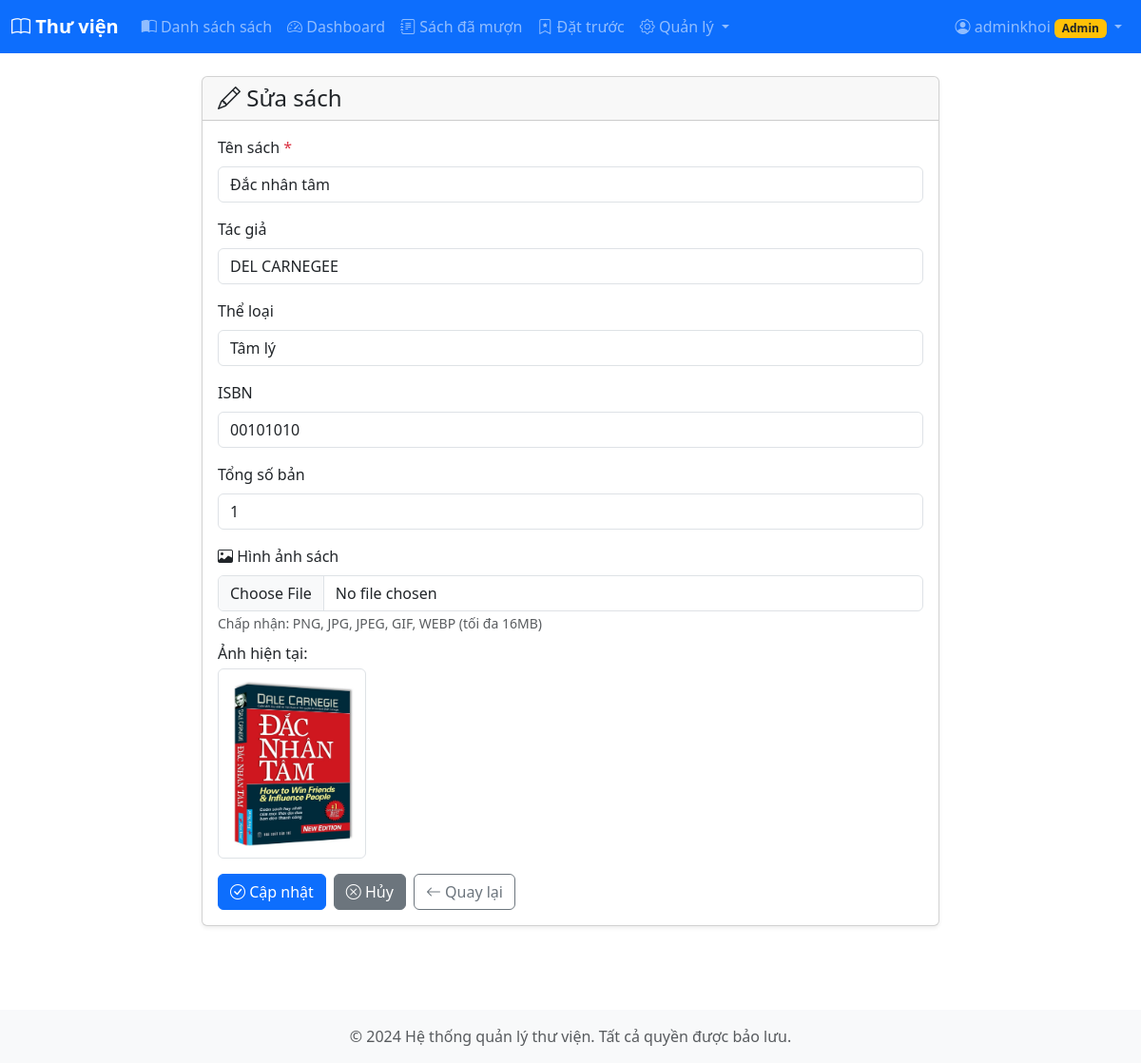
/books/1/edit (signed in), run on the app's committed database.
### src/models.py (models this page shows, shortened)
class User(UserMixin, db.Model):
    __tablename__ = 'users'
    id = db.Column(db.Integer, primary_key=True)
    email = db.Column(db.String(255), unique=True, nullable=False)
    name = db.Column(db.String(120))
    password_hash = db.Column(db.String(255), nullable=False)
    is_admin = db.Column(db.Boolean, default=False)
    created_at = db.Column(db.DateTime, default=datetime.utcnow)
    borrow_records = db.relationship('BorrowRecord', backref='user', lazy=True)
    reservations = db.relationship('Reservation', backref='user', lazy=True)

class Book(db.Model):
    __tablename__ = 'books'
    id = db.Column(db.Integer, primary_key=True)
    title = db.Column(db.String(255), nullable=False)
    author = db.Column(db.String(255))
    category = db.Column(db.String(120))
    isbn = db.Column(db.String(50), unique=True, index=True)
    total_copies = db.Column(db.Integer, default=1)
    available_copies = db.Column(db.Integer, default=1)
    image_path = db.Column(db.String(500), nullable=True)  # Đường dẫn hình ảnh
    created_at = db.Column(db.DateTime, default=datetime.utcnow)
    borrow_records = db.relationship('BorrowRecord', backref='book', lazy=True)
    reservations = db.relationship('Reservation', backref='book', lazy=True)

### src/routes/books.py (the view, shortened to what this page needs)
@books_bp.route('/<int:book_id>/edit', methods=['GET', 'POST'])
@admin_required
def edit(book_id):
    book = Book.query.get_or_404(book_id)
    return render_template('books/form.html', book=book)

### src/models.py (called while the page is built)
    @login_manager.user_loader
    def load_user(user_id):
        try:
            return db.session.get(User, int(user_id))
        except Exception:
            return None

### src/routes/books.py (called while the page is built)
def admin_required(f):
    @wraps(f)
    @login_required
    def decorated_function(*args, **kwargs):
        if not current_user.is_admin:
            flash('Bạn không có quyền truy cập.', 'danger')
            return redirect(url_for('index'))
        return f(*args, **kwargs)
    return decorated_function

### src/templates/books/form.html (shortened to what this page needs)
{% extends 'base.html' %}
{% block content %}
<div class="row justify-content-center">
  <div class="col-md-8">
    <div class="card">
      <div class="card-header">
        <h4 class="mb-0">
          <i class="bi bi-{{ 'pencil' if book else 'plus-circle' }}"></i>
          {{ 'Sửa sách' if book else 'Thêm sách mới' }}
        </h4>
      </div>
      <div class="card-body">
        <form method="POST" enctype="multipart/form-data">
          <div class="mb-3">
            <label for="title" class="form-label">Tên sách <span class="text-danger">*</span></label>
            <input type="text" class="form-control" id="title" name="title"
                   value="{{ book.title if book else '' }}" required>
          </div>
          <div class="mb-3">
            <label for="author" class="form-label">Tác giả</label>
            <input type="text" class="form-control" id="author" name="author"
                   value="{{ book.author if book else '' }}">
          </div>
          <div class="mb-3">
            <label for="category" class="form-label">Thể loại</label>
            <input type="text" class="form-control" id="category" name="category"
                   value="{{ book.category if book else '' }}">
          </div>
          <div class="mb-3">
            <label for="isbn" class="form-label">ISBN</label>
            <input type="text" class="form-control" id="isbn" name="isbn"
                   value="{{ book.isbn if book else '' }}">
          </div>
          <div class="mb-3">
            <label for="total_copies" class="form-label">Tổng số bản</label>
            <input type="number" class="form-control" id="total_copies" name="total_copies"
                   value="{{ book.total_copies if book else 1 }}" min="1" required>
          </div>
          <div class="mb-3">
            <label for="image" class="form-label">
              <i class="bi bi-image"></i> Hình ảnh sách
            </label>
            <input type="file" class="form-control" id="image" name="image"
                   accept="image/png,image/jpeg,image/jpg,image/gif,image/webp">
            <small class="form-text text-muted">
              Chấp nhận: PNG, JPG, JPEG, GIF, WEBP (tối đa 16MB)
            </small>
            {% if book and book.image_path %}
              <div class="mt-2">
                <p class="mb-1">Ảnh hiện tại:</p>
                <img src="{{ url_for('static', filename=book.image_path) }}"
                     alt="{{ book.title }}"
                     class="img-thumbnail"
                     style="max-width: 200px; max-height: 200px;">
              </div>
            {% endif %}
          </div>
          <div class="d-flex gap-2">
            <button type="submit" class="btn btn-primary">
              <i class="bi bi-check-circle"></i> {{ 'Cập nhật' if book else 'Thêm sách' }}
            </button>
            <a href="{{ url_for('books.list_books') }}" class="btn btn-secondary">
              <i class="bi bi-x-circle"></i> Hủy
            </a>
            {% if book %}
              <a href="{{ url_for('books.detail', book_id=book.id) }}" class="btn btn-outline-secondary">
                <i class="bi bi-arrow-left"></i> Quay lại
              </a>
            {% endif %}
          </div>
        </form>
      </div>
    </div>
  </div>
</div>
{% endblock %}

### src/templates/base.html (shortened to what this page needs)
<!doctype html>
<html lang="vi">
  <head>
    <link href="https://cdn.jsdelivr.net/npm/bootstrap@5.3.0/dist/css/bootstrap.min.css" rel="stylesheet">
    <link rel="stylesheet" href="https://cdn.jsdelivr.net/npm/bootstrap-icons@1.11.0/font/bootstrap-icons.css">
  </head>
  <body>
    <nav class="navbar navbar-expand-lg navbar-dark bg-primary">
      <div class="container-fluid">
        <a class="navbar-brand" href="{{ url_for('index') }}">
          <i class="bi bi-book"></i> Thư viện
        </a>
        <div class="collapse navbar-collapse" id="navbarNav">
          <ul class="navbar-nav me-auto">
            <li class="nav-item">
              <a class="nav-link" href="{{ url_for('books.list_books') }}">
                <i class="bi bi-book-half"></i> Danh sách sách
              </a>
            </li>
            {% if current_user.is_authenticated %}
              <li class="nav-item">
                <a class="nav-link" href="{{ url_for('dashboard.index') }}">
                  <i class="bi bi-speedometer2"></i> Dashboard
                </a>
              </li>
              <li class="nav-item">
                <a class="nav-link" href="{{ url_for('loans.my_loans') }}">
                  <i class="bi bi-journal-text"></i> Sách đã mượn
                </a>
              </li>
              <li class="nav-item">
                <a class="nav-link" href="{{ url_for('reservations.my_reservations') }}">
                  <i class="bi bi-bookmark-star"></i> Đặt trước
                </a>
              </li>
              {% if current_user.is_admin %}
                <li class="nav-item dropdown">
                  <a class="nav-link dropdown-toggle" href="#" id="adminDropdown" role="button" data-bs-toggle="dropdown">
                    <i class="bi bi-gear"></i> Quản lý
                  </a>
                </li>
              {% endif %}
            {% endif %}
          </ul>
          <ul class="navbar-nav">
            {% if current_user.is_authenticated %}
              <li class="nav-item dropdown">
                <a class="nav-link dropdown-toggle" href="#" id="userDropdown" role="button" data-bs-toggle="dropdown">
                  <i class="bi bi-person-circle"></i> {{ current_user.name or current_user.email }}
                  {% if current_user.is_admin %}
                    <span class="badge bg-warning text-dark">Admin</span>
                  {% endif %}
                </a>
              </li>
            {% endif %}
          </ul>
        </div>
      </div>
    </nav>
    <div class="container-fluid py-4">
      {% block content %}{% endblock %}
    </div>
    <footer class="bg-light text-center py-3 mt-5">
      <div class="container">
        <p class="text-muted mb-0">&copy; 2024 Hệ thống quản lý thư viện. Tất cả quyền được bảo lưu.</p>
      </div>
    </footer>
  </body>
</html>

### src/templates/base.html (style rules this page uses)
.navbar-brand { font-weight: bold; }
.card { box-shadow: 0 0.125rem 0.25rem rgba(0, 0, 0, 0.075); margin-bottom: 1rem; }

### data on the page
User: name "adminkhoi"
Book: title "Đắc nhân tâm", author "DEL CARNEGEE", category "Tâm lý", isbn "00101010", total_copies "1", image_path (picture)

### other printed values
{{ 'Sửa sách' if book else 'Thêm sách mới' }} "Sửa sách"
{{ 'Cập nhật' if book else 'Thêm sách' }} "Cập nhật"
